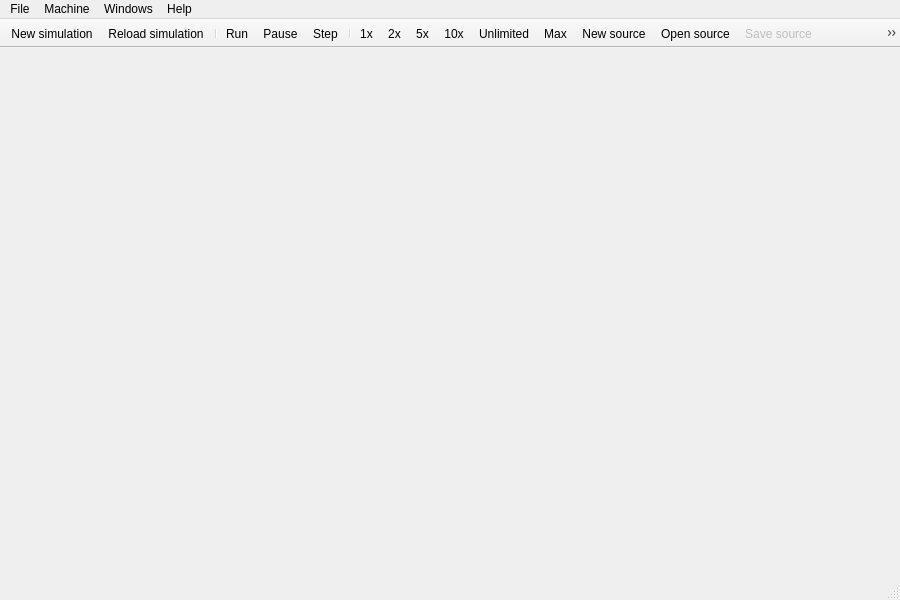
<?xml version="1.0" encoding="UTF-8"?>
<ui version="4.0">
 <class>MainWindow</class>
 <widget class="QMainWindow" name="MainWindow">
  <property name="geometry">
   <rect>
    <x>0</x>
    <y>0</y>
    <width>900</width>
    <height>600</height>
   </rect>
  </property>
  <property name="windowTitle">
   <string>MainWindow</string>
  </property>
  <property name="windowIcon">
   <iconset resource="icons.qrc">
    <normaloff>:/icons/qtmips_gui.png</normaloff>:/icons/qtmips_gui.png</iconset>
  </property>
  <property name="dockNestingEnabled">
   <bool>false</bool>
  </property>
  <property name="unifiedTitleAndToolBarOnMac">
   <bool>true</bool>
  </property>
  <widget class="QWidget" name="centralWidget">
   <layout class="QHBoxLayout" name="horizontalLayout">
    <property name="spacing">
     <number>0</number>
    </property>
    <property name="leftMargin">
     <number>0</number>
    </property>
    <property name="topMargin">
     <number>0</number>
    </property>
    <property name="rightMargin">
     <number>0</number>
    </property>
    <property name="bottomMargin">
     <number>0</number>
    </property>
    <item>
     <widget class="QWidget" name="widget" native="true"/>
    </item>
   </layout>
  </widget>
  <widget class="QMenuBar" name="menuBar">
   <property name="geometry">
    <rect>
     <x>0</x>
     <y>0</y>
     <width>900</width>
     <height>21</height>
    </rect>
   </property>
   <widget class="QMenu" name="menuFile">
    <property name="title">
     <string>File</string>
    </property>
    <widget class="QMenu" name="menuExamples">
     <property name="title">
      <string>Examples</string>
     </property>
    </widget>
    <addaction name="actionNewMachine"/>
    <addaction name="actionReload"/>
    <addaction name="actionPrint"/>
    <addaction name="actionNew"/>
    <addaction name="actionOpen"/>
    <addaction name="actionSave"/>
    <addaction name="actionSaveAs"/>
    <addaction name="actionClose"/>
    <addaction name="menuExamples"/>
    <addaction name="separator"/>
    <addaction name="actionExit"/>
   </widget>
   <widget class="QMenu" name="menuWindows">
    <property name="title">
     <string>Windows</string>
    </property>
    <addaction name="actionRegisters"/>
    <addaction name="actionProgram_memory"/>
    <addaction name="actionMemory"/>
    <addaction name="actionL1_Program_Cache"/>
    <addaction name="actionL1_Data_Cache"/>
    <addaction name="actionL2_Cache"/>
    <addaction name="actionPeripherals"/>
    <addaction name="actionTerminal"/>
    <addaction name="actionLcdDisplay"/>
    <addaction name="actionCop0State"/>
    <addaction name="actionCore_View_show"/>
    <addaction name="actionMessages"/>
    <addaction name="actionBPredictor"/>
    <addaction name="actionBtb"/>
   </widget>
   <widget class="QMenu" name="menuMachine">
    <property name="title">
     <string>Machine</string>
    </property>
    <addaction name="actionRun"/>
    <addaction name="actionPause"/>
    <addaction name="actionStep"/>
    <addaction name="separator"/>
    <addaction name="ips1"/>
    <addaction name="ips2"/>
    <addaction name="ips5"/>
    <addaction name="ips10"/>
    <addaction name="ipsUnlimited"/>
    <addaction name="ipsMax"/>
    <addaction name="separator"/>
    <addaction name="actionRestart"/>
    <addaction name="actionMnemonicRegisters"/>
    <addaction name="actionShow_Symbol"/>
    <addaction name="actionCompileSource"/>
    <addaction name="actionBuildExe"/>
   </widget>
   <widget class="QMenu" name="menuHelp">
    <property name="title">
     <string>Help</string>
    </property>
    <addaction name="actionAbout"/>
    <addaction name="actionAboutQt"/>
   </widget>
   <addaction name="menuFile"/>
   <addaction name="menuMachine"/>
   <addaction name="menuWindows"/>
   <addaction name="menuHelp"/>
  </widget>
  <widget class="QStatusBar" name="statusBar"/>
  <widget class="QToolBar" name="toolBar">
   <property name="windowTitle">
    <string>toolBar</string>
   </property>
   <property name="movable">
    <bool>false</bool>
   </property>
   <property name="allowedAreas">
    <set>Qt::TopToolBarArea</set>
   </property>
   <attribute name="toolBarArea">
    <enum>TopToolBarArea</enum>
   </attribute>
   <attribute name="toolBarBreak">
    <bool>false</bool>
   </attribute>
   <addaction name="actionNewMachine"/>
   <addaction name="actionReload"/>
   <addaction name="separator"/>
   <addaction name="actionRun"/>
   <addaction name="actionPause"/>
   <addaction name="actionStep"/>
   <addaction name="separator"/>
   <addaction name="ips1"/>
   <addaction name="ips2"/>
   <addaction name="ips5"/>
   <addaction name="ips10"/>
   <addaction name="ipsUnlimited"/>
   <addaction name="ipsMax"/>
   <addaction name="actionNew"/>
   <addaction name="actionOpen"/>
   <addaction name="actionSave"/>
   <addaction name="actionClose"/>
   <addaction name="actionCompileSource"/>
   <addaction name="actionBuildExe"/>
  </widget>
  <action name="actionNewMachine">
   <property name="icon">
    <iconset resource="icons.qrc">
     <normaloff>:/icons/document-import.png</normaloff>:/icons/document-import.png</iconset>
   </property>
   <property name="text">
    <string>New simulation...</string>
   </property>
   <property name="shortcut">
    <string>Ctrl+N</string>
   </property>
  </action>
  <action name="actionRestart">
   <property name="text">
    <string>Restart</string>
   </property>
  </action>
  <action name="actionNew">
   <property name="icon">
    <iconset resource="icons.qrc">
     <normaloff>:/icons/new.png</normaloff>:/icons/new.png</iconset>
   </property>
   <property name="text">
    <string>New source</string>
   </property>
   <property name="toolTip">
    <string>New source</string>
   </property>
   <property name="shortcut">
    <string>Ctrl+F</string>
   </property>
  </action>
  <action name="actionOpen">
   <property name="icon">
    <iconset resource="icons.qrc">
     <normaloff>:/icons/open.png</normaloff>:/icons/open.png</iconset>
   </property>
   <property name="text">
    <string>Open source</string>
   </property>
   <property name="toolTip">
    <string>Open source</string>
   </property>
   <property name="shortcut">
    <string>Ctrl+O</string>
   </property>
  </action>
  <action name="actionSave">
   <property name="enabled">
    <bool>false</bool>
   </property>
   <property name="icon">
    <iconset resource="icons.qrc">
     <normaloff>:/icons/save.png</normaloff>:/icons/save.png</iconset>
   </property>
   <property name="text">
    <string>Save source</string>
   </property>
   <property name="toolTip">
    <string>Save source</string>
   </property>
   <property name="shortcut">
    <string>Ctrl+S</string>
   </property>
  </action>
  <action name="actionSaveAs">
   <property name="enabled">
    <bool>false</bool>
   </property>
   <property name="text">
    <string>Save source as</string>
   </property>
   <property name="toolTip">
    <string>Save source as</string>
   </property>
  </action>
  <action name="actionClose">
   <property name="enabled">
    <bool>false</bool>
   </property>
   <property name="icon">
    <iconset resource="icons.qrc">
     <normaloff>:/icons/closetab.png</normaloff>:/icons/closetab.png</iconset>
   </property>
   <property name="text">
    <string>Close source</string>
   </property>
   <property name="toolTip">
    <string>Close source</string>
   </property>
   <property name="shortcut">
    <string>Ctrl+W</string>
   </property>
  </action>
  <action name="actionCompileSource">
   <property name="enabled">
    <bool>false</bool>
   </property>
   <property name="icon">
    <iconset resource="icons.qrc">
     <normaloff>:/icons/compfile-256.png</normaloff>:/icons/compfile-256.png</iconset>
   </property>
   <property name="text">
    <string>Compile Source</string>
   </property>
   <property name="toolTip">
    <string>Compile source and update memory</string>
   </property>
   <property name="shortcut">
    <string>Ctrl+E</string>
   </property>
  </action>
  <action name="actionBuildExe">
   <property name="enabled">
    <bool>true</bool>
   </property>
   <property name="icon">
    <iconset resource="icons.qrc">
     <normaloff>:/icons/build-256.png</normaloff>:/icons/build-256.png</iconset>
   </property>
   <property name="text">
    <string>Build Executable</string>
   </property>
   <property name="toolTip">
    <string>Build executable by external make</string>
   </property>
   <property name="shortcut">
    <string>Ctrl+B</string>
   </property>
  </action>
  <action name="actionExit">
   <property name="icon">
    <iconset resource="icons.qrc">
     <normaloff>:/icons/application-exit.png</normaloff>:/icons/application-exit.png</iconset>
   </property>
   <property name="text">
    <string>Exit</string>
   </property>
   <property name="toolTip">
    <string>Exit program</string>
   </property>
   <property name="shortcut">
    <string>Ctrl+Q</string>
   </property>
  </action>
  <action name="actionRun">
   <property name="icon">
    <iconset resource="icons.qrc">
     <normaloff>:/icons/play.png</normaloff>:/icons/play.png</iconset>
   </property>
   <property name="text">
    <string>Run</string>
   </property>
   <property name="shortcut">
    <string>Ctrl+R</string>
   </property>
  </action>
  <action name="actionStep">
   <property name="icon">
    <iconset resource="icons.qrc">
     <normaloff>:/icons/next.png</normaloff>:/icons/next.png</iconset>
   </property>
   <property name="text">
    <string>Step</string>
   </property>
   <property name="shortcut">
    <string>Ctrl+T</string>
   </property>
  </action>
  <action name="actionPause">
   <property name="icon">
    <iconset resource="icons.qrc">
     <normaloff>:/icons/pause.png</normaloff>:/icons/pause.png</iconset>
   </property>
   <property name="text">
    <string>Pause</string>
   </property>
   <property name="shortcut">
    <string>Ctrl+P</string>
   </property>
  </action>
  <action name="ips1">
   <property name="checkable">
    <bool>true</bool>
   </property>
   <property name="text">
    <string>1 instruction per second</string>
   </property>
   <property name="iconText">
    <string>1x</string>
   </property>
   <property name="toolTip">
    <string>Run CPU in speed of single instruction per second</string>
   </property>
   <property name="shortcut">
    <string>Ctrl+1</string>
   </property>
  </action>
  <action name="ips5">
   <property name="checkable">
    <bool>true</bool>
   </property>
   <property name="text">
    <string>5 instructions per second</string>
   </property>
   <property name="iconText">
    <string>5x</string>
   </property>
   <property name="toolTip">
    <string>Run CPU in speed of 5 instructions per second</string>
   </property>
   <property name="shortcut">
    <string>Ctrl+5</string>
   </property>
  </action>
  <action name="ips10">
   <property name="checkable">
    <bool>true</bool>
   </property>
   <property name="text">
    <string>10 instructions per second</string>
   </property>
   <property name="iconText">
    <string>10x</string>
   </property>
   <property name="toolTip">
    <string>Run CPU in speed of 10 instructions per second</string>
   </property>
   <property name="shortcut">
    <string>Ctrl+0</string>
   </property>
  </action>
  <action name="ipsUnlimited">
   <property name="checkable">
    <bool>true</bool>
   </property>
   <property name="text">
    <string>Unlimited</string>
   </property>
   <property name="toolTip">
    <string>Run CPU without any clock constrains</string>
   </property>
   <property name="shortcut">
    <string>Ctrl+U</string>
   </property>
  </action>
  <action name="actionMemory">
   <property name="text">
    <string>Memory</string>
   </property>
   <property name="toolTip">
    <string>Data memory view</string>
   </property>
   <property name="shortcut">
    <string>Ctrl+M</string>
   </property>
  </action>
  <action name="actionProgram_memory">
   <property name="text">
    <string>Program</string>
   </property>
   <property name="toolTip">
    <string>Program memory view</string>
   </property>
   <property name="shortcut">
    <string>Ctrl+P</string>
   </property>
  </action>
  <action name="actionRegisters">
   <property name="text">
    <string>Registers</string>
   </property>
   <property name="shortcut">
    <string>Ctrl+D</string>
   </property>
  </action>
  <action name="actionCop0State">
   <property name="text">
    <string>Cop0 State</string>
   </property>
   <property name="shortcut">
    <string>Ctrl+I</string>
   </property>
  </action>
  <action name="actionReload">
   <property name="icon">
    <iconset resource="icons.qrc">
     <normaloff>:/icons/reload.png</normaloff>:/icons/reload.png</iconset>
   </property>
   <property name="text">
    <string>Reload simulation</string>
   </property>
   <property name="shortcut">
    <string>Ctrl+Shift+R</string>
   </property>
  </action>
  <action name="actionPrint">
   <property name="text">
    <string>Print</string>
   </property>
   <property name="shortcut">
    <string>Ctrl+P</string>
   </property>
  </action>
  <action name="actionL1_Program_Cache">
   <property name="text">
    <string>L1 Program Cache</string>
   </property>
   <property name="shortcut">
    <string>Ctrl+Shift+P</string>
   </property>
  </action>
  <action name="actionL1_Data_Cache">
   <property name="text">
    <string>L1 Data Cache</string>
   </property>
   <property name="shortcut">
    <string>Ctrl+Shift+M</string>
   </property>
  </action>
  <action name="ips2">
   <property name="checkable">
    <bool>true</bool>
   </property>
   <property name="text">
    <string>2 instructions per second</string>
   </property>
   <property name="iconText">
    <string>2x</string>
   </property>
   <property name="toolTip">
    <string>Run CPU in speed of two instructions per second</string>
   </property>
   <property name="shortcut">
    <string>Ctrl+2</string>
   </property>
  </action>
  <action name="actionAbout">
   <property name="text">
    <string>About Qt Mips</string>
   </property>
  </action>
  <action name="ipsMax">
   <property name="checkable">
    <bool>true</bool>
   </property>
   <property name="text">
    <string>Max</string>
   </property>
   <property name="toolTip">
    <string>Run at maximal speed, skip visualization for 100 msec</string>
   </property>
   <property name="shortcut">
    <string>Ctrl+A</string>
   </property>
  </action>
  <action name="actionAboutQt">
   <property name="text">
    <string>About Qt</string>
   </property>
  </action>
  <action name="actionPeripherals">
   <property name="text">
    <string>Peripherals</string>
   </property>
  </action>
  <action name="actionTerminal">
   <property name="text">
    <string>Terminal</string>
   </property>
  </action>
  <action name="actionLcdDisplay">
   <property name="text">
    <string>LCD display</string>
   </property>
  </action>
  <action name="actionShow_Symbol">
   <property name="text">
    <string>Show Symbol</string>
   </property>
   <property name="toolTip">
    <string>Show Symbol</string>
   </property>
  </action>
  <action name="actionCore_View_show">
   <property name="checkable">
    <bool>true</bool>
   </property>
   <property name="checked">
    <bool>true</bool>
   </property>
   <property name="text">
    <string>Core View</string>
   </property>
  </action>
  <action name="actionMessages">
   <property name="text">
    <string>Messages</string>
   </property>
   <property name="toolTip">
    <string>Show compile/build messages</string>
   </property>
  </action>
  <action name="actionMnemonicRegisters">
   <property name="checkable">
    <bool>true</bool>
   </property>
   <property name="checked">
    <bool>false</bool>
   </property>
   <property name="text">
    <string>Mnemonics Registers</string>
   </property>
  </action>
  <action name="actionBPredictor">
   <property name="text">
    <string>Branch History Table</string>
   </property>
   <property name="toolTip">
    <string>Branch History Table</string>
   </property>
  </action>
  <action name="actionL2_Cache">
   <property name="text">
    <string>L2 Cache</string>
   </property>
  </action>
  <action name="actionBtb">
   <property name="text">
    <string>Branch Target Buffer</string>
   </property>
   <property name="toolTip">
    <string>Branch Target Buffer</string>
   </property>
  </action>
 </widget>
 <layoutdefault spacing="6" margin="11"/>
 <resources>
  <include location="icons.qrc"/>
 </resources>
 <connections/>
</ui>
